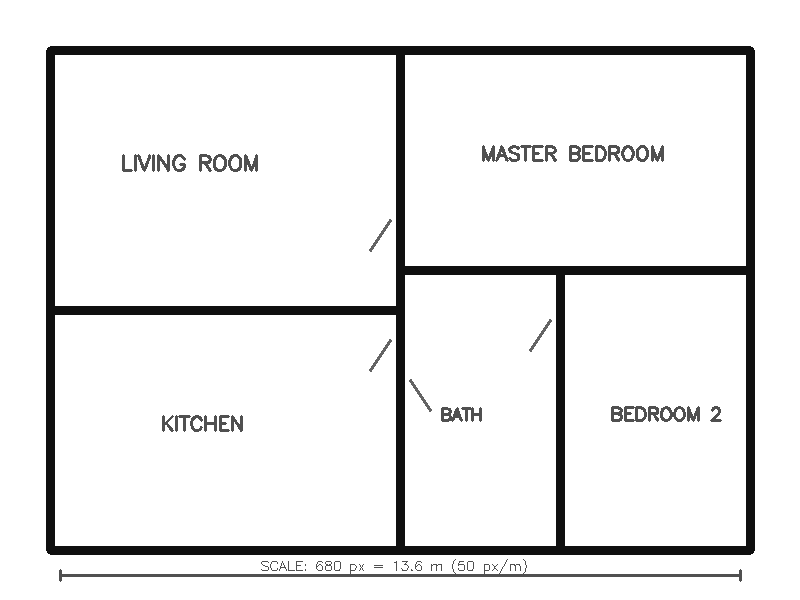
#> input picture samples/sample_2bhk_apartment.png, 800 x 600 px
$ python -i image_processor.py   (imports and definitions only)
#> lines starting #> are read from the running program, lines starting #| are printed output that depends on the picture; after the words box and inside, x2 and y2 are one past the last pixel; in counts of white or black regions, pixels touching at a corner belong together
#> further down, picture is the input picture: shape (600, 800, 3); min 15, max 255, mean 234.9
"""
SPAZE - Image Processor Pipeline
--------------------------------
Deterministic OpenCV image processing pipeline:
Grayscale -> Bilateral/Gaussian Denoising -> Otsu/Adaptive Thresholding ->
Canny Edge Detection -> Morphological Closing.
"""

from typing import Dict, Any, Tuple
import cv2
import numpy as np

class ImageProcessor:
    def __init__(
        self,
        denoise_kernel: int = 5,
        canny_low: int = 50,
        canny_high: int = 150,
        morph_kernel_size: int = 5
    ):
        self.denoise_kernel = denoise_kernel
        self.canny_low = canny_low
        self.canny_high = canny_high
        self.morph_kernel_size = morph_kernel_size

    def process_pipeline(self, bgr_img: np.ndarray) -> Dict[str, np.ndarray]:
        """
        Runs the multi-stage OpenCV preprocessing pipeline.
        Returns a dictionary containing intermediate and final processed masks.
        """
        # 1. Grayscale conversion
        gray = cv2.cvtColor(bgr_img, cv2.COLOR_BGR2GRAY)

        # 2. Gaussian / Bilateral filtering (preserves edges while eliminating scanner noise)
        denoised = cv2.bilateralFilter(gray, d=9, sigmaColor=75, sigmaSpace=75)

        # 3. Otsu & Adaptive Thresholding
        # Invert so walls/lines become foreground white (255) and empty space becomes black (0)
        _, otsu_thresh = cv2.threshold(denoised, 0, 255, cv2.THRESH_BINARY_INV + cv2.THRESH_OTSU)
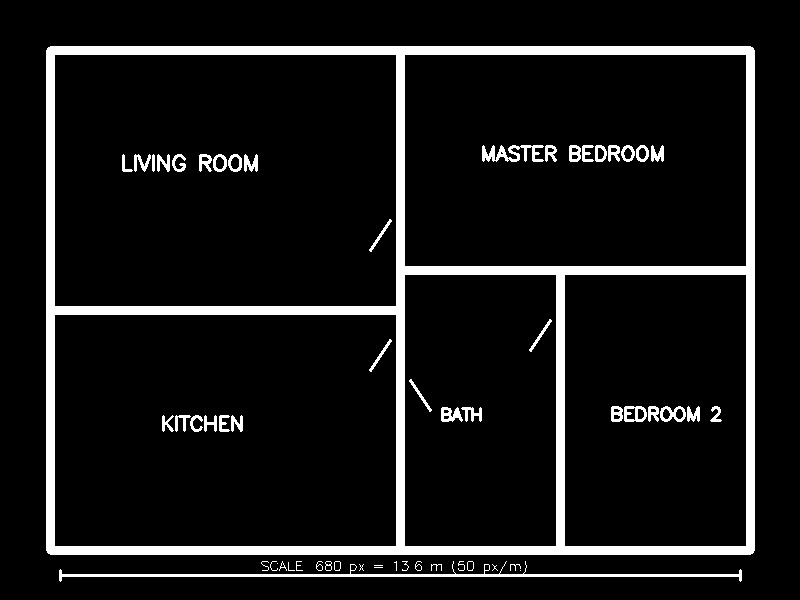
#> otsu_thresh: shape (600, 800); 8.8% white; 59 white regions (8 under 20 px), largest, box (x1, y1, x2, y2) and area: (46, 46, 755, 555) 34564, (59, 561, 742, 582) 2186, (482, 145, 544, 162) 546

        # 4. Canny Edge Detection
        canny_edges = cv2.Canny(denoised, self.canny_low, self.canny_high)
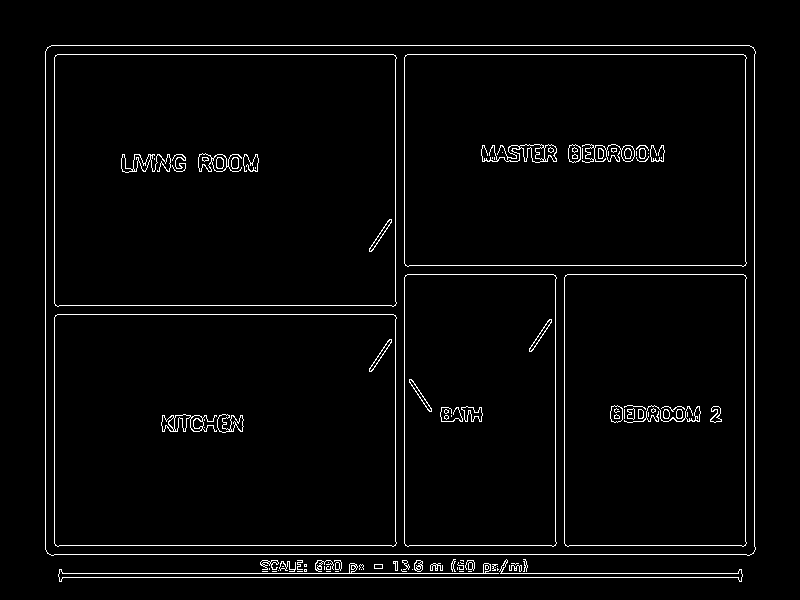
#> canny_edges: shape (600, 800); 2.7% white in thin lines or dots, all inside (x1, y1, x2, y2) = (45, 45, 756, 582)

        # 5. Morphological Closing (dilates then erodes to bridge door gaps and small architectural breaks)
        kernel = cv2.getStructuringElement(cv2.MORPH_RECT, (self.morph_kernel_size, self.morph_kernel_size))
        morphed = cv2.morphologyEx(otsu_thresh, cv2.MORPH_CLOSE, kernel, iterations=2)
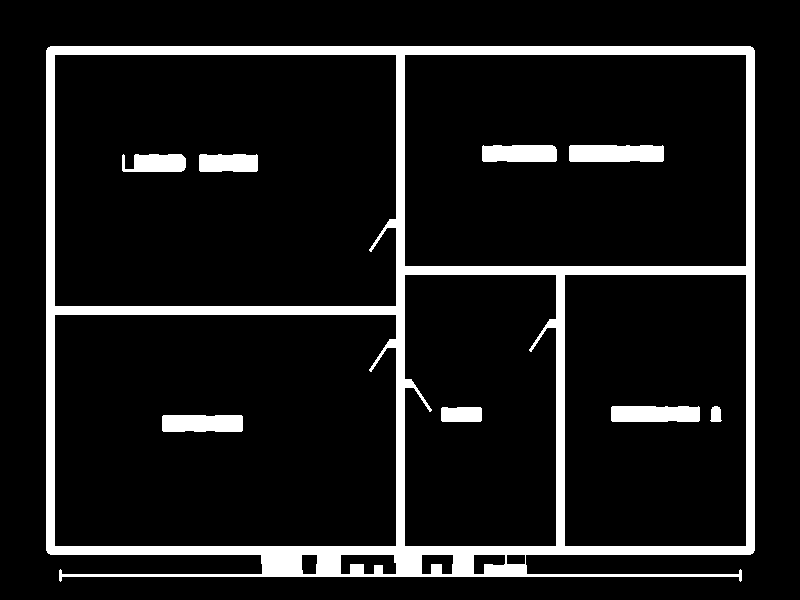
#> morphed: shape (600, 800); 10.1% white; 9 white regions, largest, box (x1, y1, x2, y2) and area: (46, 46, 755, 582) 40279, (569, 145, 664, 162) 1573, (611, 406, 700, 422) 1383

        # 6. Distance Transform for room core region identification
        dist_transform = cv2.distanceTransform(cv2.bitwise_not(morphed), cv2.DIST_L2, 5)
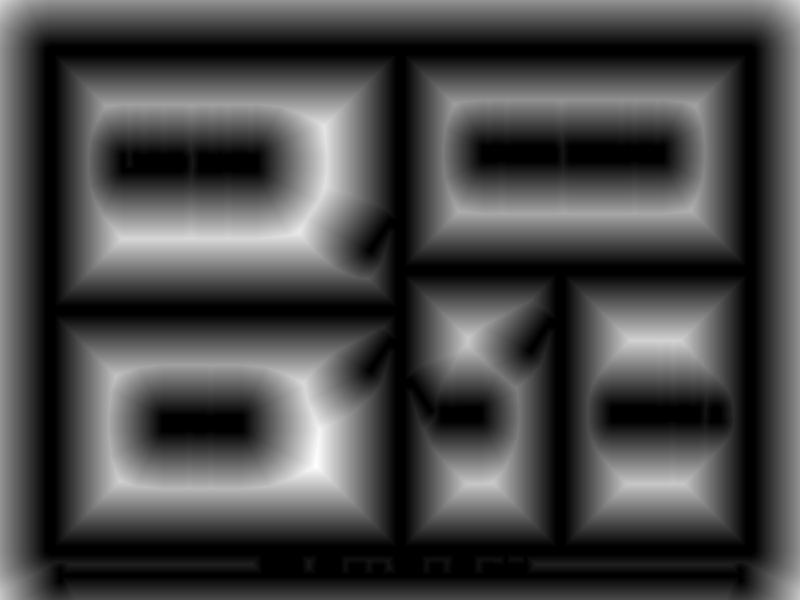
#> dist_transform: shape (600, 800) float32; min 0, max 80, mean 22.7; drawn with min black and max white

        return {
            "grayscale": gray,
            "denoised": denoised,
            "threshold": otsu_thresh,
            "canny_edges": canny_edges,
            "morph_closed": morphed,
            "dist_transform": dist_transform
        }

>>> import cv2
>>> picture = cv2.imread('../samples/sample_2bhk_apartment.png')
>>> result = ImageProcessor().process_pipeline(picture)
#> result = 6 items
